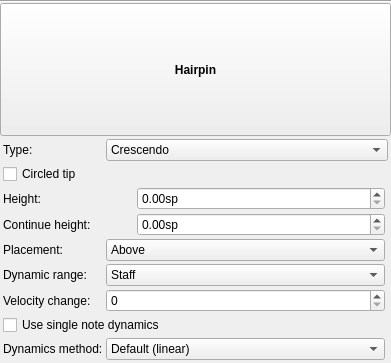
<?xml version="1.0" encoding="UTF-8"?>
<ui version="4.0">
 <class>InspectorHairpin</class>
 <widget class="QWidget" name="InspectorHairpin">
  <property name="geometry">
   <rect>
    <x>0</x>
    <y>0</y>
    <width>391</width>
    <height>363</height>
   </rect>
  </property>
  <property name="accessibleName">
   <string>Hairpin Inspector</string>
  </property>
  <layout class="QVBoxLayout" name="verticalLayout">
   <property name="spacing">
    <number>0</number>
   </property>
   <property name="leftMargin">
    <number>0</number>
   </property>
   <property name="topMargin">
    <number>0</number>
   </property>
   <property name="rightMargin">
    <number>0</number>
   </property>
   <property name="bottomMargin">
    <number>0</number>
   </property>
   <item>
    <widget class="QFrame" name="frame">
     <property name="frameShape">
      <enum>QFrame::HLine</enum>
     </property>
     <property name="frameShadow">
      <enum>QFrame::Sunken</enum>
     </property>
     <property name="lineWidth">
      <number>1</number>
     </property>
    </widget>
   </item>
   <item>
    <widget class="QToolButton" name="title">
     <property name="sizePolicy">
      <sizepolicy hsizetype="Preferred" vsizetype="Preferred">
       <horstretch>0</horstretch>
       <verstretch>0</verstretch>
      </sizepolicy>
     </property>
     <property name="font">
      <font>
       <weight>75</weight>
       <bold>true</bold>
      </font>
     </property>
     <property name="text">
      <string>Hairpin</string>
     </property>
    </widget>
   </item>
   <item>
    <widget class="QWidget" name="panel" native="true">
     <layout class="QGridLayout" name="gridLayout">
      <property name="leftMargin">
       <number>3</number>
      </property>
      <property name="topMargin">
       <number>3</number>
      </property>
      <property name="rightMargin">
       <number>3</number>
      </property>
      <property name="bottomMargin">
       <number>3</number>
      </property>
      <property name="spacing">
       <number>3</number>
      </property>
      <item row="10" column="2">
       <widget class="Ms::ResetButton" name="resetSingleNoteDynamics" native="true">
        <property name="sizePolicy">
         <sizepolicy hsizetype="Fixed" vsizetype="Preferred">
          <horstretch>0</horstretch>
          <verstretch>0</verstretch>
         </sizepolicy>
        </property>
        <property name="accessibleName">
         <string>Reset 'Use single note dynamics' value</string>
        </property>
       </widget>
      </item>
      <item row="11" column="1">
       <widget class="QComboBox" name="veloChangeMethod">
        <property name="sizePolicy">
         <sizepolicy hsizetype="Expanding" vsizetype="Fixed">
          <horstretch>0</horstretch>
          <verstretch>0</verstretch>
         </sizepolicy>
        </property>
        <property name="accessibleName">
         <string>Dynamics change method</string>
        </property>
        <item>
         <property name="text">
          <string>Default (linear)</string>
         </property>
        </item>
        <item>
         <property name="text">
          <string>Voice</string>
         </property>
        </item>
       </widget>
      </item>
      <item row="7" column="0">
       <widget class="QLabel" name="label_3">
        <property name="text">
         <string>Velocity change:</string>
        </property>
        <property name="alignment">
         <set>Qt::AlignLeading|Qt::AlignLeft|Qt::AlignVCenter</set>
        </property>
        <property name="buddy">
         <cstring>veloChange</cstring>
        </property>
       </widget>
      </item>
      <item row="5" column="2">
       <widget class="Ms::ResetButton" name="resetPlacement" native="true">
        <property name="sizePolicy">
         <sizepolicy hsizetype="Fixed" vsizetype="Preferred">
          <horstretch>0</horstretch>
          <verstretch>0</verstretch>
         </sizepolicy>
        </property>
        <property name="accessibleName">
         <string>Reset 'Placement' value</string>
        </property>
       </widget>
      </item>
      <item row="11" column="2">
       <widget class="Ms::ResetButton" name="resetVeloChangeMethod" native="true">
        <property name="sizePolicy">
         <sizepolicy hsizetype="Fixed" vsizetype="Preferred">
          <horstretch>0</horstretch>
          <verstretch>0</verstretch>
         </sizepolicy>
        </property>
        <property name="accessibleName">
         <string>Reset 'Dynamics method' value</string>
        </property>
       </widget>
      </item>
      <item row="6" column="1">
       <widget class="QComboBox" name="dynRange">
        <property name="sizePolicy">
         <sizepolicy hsizetype="Expanding" vsizetype="Fixed">
          <horstretch>0</horstretch>
          <verstretch>0</verstretch>
         </sizepolicy>
        </property>
        <property name="accessibleName">
         <string>Dynamic range</string>
        </property>
        <item>
         <property name="text">
          <string>Staff</string>
         </property>
        </item>
        <item>
         <property name="text">
          <string>Part</string>
         </property>
        </item>
        <item>
         <property name="text">
          <string>System</string>
         </property>
        </item>
        <item>
         <property name="text">
          <string>Voice</string>
         </property>
        </item>
       </widget>
      </item>
      <item row="5" column="1">
       <widget class="QComboBox" name="placement">
        <property name="sizePolicy">
         <sizepolicy hsizetype="Expanding" vsizetype="Fixed">
          <horstretch>0</horstretch>
          <verstretch>0</verstretch>
         </sizepolicy>
        </property>
        <property name="accessibleName">
         <string>Placement</string>
        </property>
        <item>
         <property name="text">
          <string>Above</string>
         </property>
        </item>
        <item>
         <property name="text">
          <string>Below</string>
         </property>
        </item>
       </widget>
      </item>
      <item row="6" column="2">
       <widget class="Ms::ResetButton" name="resetDynRange" native="true">
        <property name="sizePolicy">
         <sizepolicy hsizetype="Fixed" vsizetype="Preferred">
          <horstretch>0</horstretch>
          <verstretch>0</verstretch>
         </sizepolicy>
        </property>
        <property name="accessibleName">
         <string>Reset 'Dynamic range' value</string>
        </property>
       </widget>
      </item>
      <item row="7" column="1">
       <widget class="QSpinBox" name="veloChange">
        <property name="sizePolicy">
         <sizepolicy hsizetype="Expanding" vsizetype="Fixed">
          <horstretch>0</horstretch>
          <verstretch>0</verstretch>
         </sizepolicy>
        </property>
        <property name="accessibleName">
         <string>Velocity change</string>
        </property>
        <property name="maximum">
         <number>127</number>
        </property>
       </widget>
      </item>
      <item row="10" column="0" colspan="2">
       <widget class="QCheckBox" name="singleNoteDynamics">
        <property name="text">
         <string>Use single note dynamics</string>
        </property>
        <property name="checked">
         <bool>false</bool>
        </property>
       </widget>
      </item>
      <item row="6" column="0">
       <widget class="QLabel" name="label_2">
        <property name="text">
         <string>Dynamic range:</string>
        </property>
        <property name="alignment">
         <set>Qt::AlignLeading|Qt::AlignLeft|Qt::AlignVCenter</set>
        </property>
        <property name="buddy">
         <cstring>dynRange</cstring>
        </property>
       </widget>
      </item>
      <item row="5" column="0">
       <widget class="QLabel" name="label_6">
        <property name="text">
         <string>Placement:</string>
        </property>
        <property name="alignment">
         <set>Qt::AlignLeading|Qt::AlignLeft|Qt::AlignVCenter</set>
        </property>
        <property name="buddy">
         <cstring>placement</cstring>
        </property>
       </widget>
      </item>
      <item row="7" column="2">
       <widget class="Ms::ResetButton" name="resetVeloChange" native="true">
        <property name="sizePolicy">
         <sizepolicy hsizetype="Fixed" vsizetype="Preferred">
          <horstretch>0</horstretch>
          <verstretch>0</verstretch>
         </sizepolicy>
        </property>
        <property name="accessibleName">
         <string>Reset 'Velocity change' value</string>
        </property>
       </widget>
      </item>
      <item row="0" column="0">
       <widget class="QLabel" name="label_4">
        <property name="text">
         <string>Type:</string>
        </property>
        <property name="alignment">
         <set>Qt::AlignLeading|Qt::AlignLeft|Qt::AlignVCenter</set>
        </property>
        <property name="buddy">
         <cstring>hairpinType</cstring>
        </property>
       </widget>
      </item>
      <item row="11" column="0">
       <widget class="QLabel" name="labelVeloChangeMethod">
        <property name="text">
         <string>Dynamics method:</string>
        </property>
        <property name="alignment">
         <set>Qt::AlignLeading|Qt::AlignLeft|Qt::AlignVCenter</set>
        </property>
        <property name="buddy">
         <cstring>veloChangeMethod</cstring>
        </property>
       </widget>
      </item>
      <item row="1" column="0" colspan="3">
       <widget class="QWidget" name="gridWidget" native="true">
        <layout class="QGridLayout" name="gridLayout_2">
         <property name="leftMargin">
          <number>0</number>
         </property>
         <property name="topMargin">
          <number>0</number>
         </property>
         <property name="rightMargin">
          <number>0</number>
         </property>
         <property name="bottomMargin">
          <number>0</number>
         </property>
         <property name="spacing">
          <number>3</number>
         </property>
         <item row="2" column="3">
          <widget class="Ms::ResetButton" name="resetHairpinContHeight" native="true">
           <property name="sizePolicy">
            <sizepolicy hsizetype="Fixed" vsizetype="Preferred">
             <horstretch>0</horstretch>
             <verstretch>0</verstretch>
            </sizepolicy>
           </property>
           <property name="accessibleName">
            <string>Reset 'Continue height' value</string>
           </property>
          </widget>
         </item>
         <item row="1" column="0">
          <widget class="QLabel" name="heightLabel">
           <property name="text">
            <string>Height:</string>
           </property>
           <property name="alignment">
            <set>Qt::AlignLeading|Qt::AlignLeft|Qt::AlignVCenter</set>
           </property>
          </widget>
         </item>
         <item row="0" column="0" colspan="3">
          <widget class="QCheckBox" name="hairpinCircledTip">
           <property name="focusPolicy">
            <enum>Qt::TabFocus</enum>
           </property>
           <property name="text">
            <string>Circled tip</string>
           </property>
          </widget>
         </item>
         <item row="1" column="3">
          <widget class="Ms::ResetButton" name="resetHairpinHeight" native="true">
           <property name="sizePolicy">
            <sizepolicy hsizetype="Fixed" vsizetype="Preferred">
             <horstretch>0</horstretch>
             <verstretch>0</verstretch>
            </sizepolicy>
           </property>
           <property name="accessibleName">
            <string>Reset 'Height' value</string>
           </property>
          </widget>
         </item>
         <item row="2" column="0">
          <widget class="QLabel" name="contHeightLabel">
           <property name="text">
            <string>Continue height:</string>
           </property>
           <property name="alignment">
            <set>Qt::AlignLeading|Qt::AlignLeft|Qt::AlignVCenter</set>
           </property>
          </widget>
         </item>
         <item row="0" column="3">
          <widget class="Ms::ResetButton" name="resetHairpinCircledTip" native="true">
           <property name="sizePolicy">
            <sizepolicy hsizetype="Fixed" vsizetype="Preferred">
             <horstretch>0</horstretch>
             <verstretch>0</verstretch>
            </sizepolicy>
           </property>
           <property name="accessibleName">
            <string>Reset 'Circled tip' value</string>
           </property>
          </widget>
         </item>
         <item row="2" column="2">
          <widget class="QDoubleSpinBox" name="hairpinContHeight">
           <property name="sizePolicy">
            <sizepolicy hsizetype="Expanding" vsizetype="Fixed">
             <horstretch>0</horstretch>
             <verstretch>0</verstretch>
            </sizepolicy>
           </property>
           <property name="accessibleName">
            <string>Continue height</string>
           </property>
           <property name="suffix">
            <string>sp</string>
           </property>
           <property name="singleStep">
            <double>0.100000000000000</double>
           </property>
          </widget>
         </item>
         <item row="1" column="2">
          <widget class="QDoubleSpinBox" name="hairpinHeight">
           <property name="sizePolicy">
            <sizepolicy hsizetype="Expanding" vsizetype="Fixed">
             <horstretch>0</horstretch>
             <verstretch>0</verstretch>
            </sizepolicy>
           </property>
           <property name="accessibleName">
            <string>Height</string>
           </property>
           <property name="suffix">
            <string>sp</string>
           </property>
           <property name="singleStep">
            <double>0.100000000000000</double>
           </property>
          </widget>
         </item>
         <item row="1" column="1">
          <spacer name="horizontalSpacer">
           <property name="orientation">
            <enum>Qt::Horizontal</enum>
           </property>
           <property name="sizeType">
            <enum>QSizePolicy::Preferred</enum>
           </property>
           <property name="sizeHint" stdset="0">
            <size>
             <width>40</width>
             <height>20</height>
            </size>
           </property>
          </spacer>
         </item>
        </layout>
       </widget>
      </item>
      <item row="0" column="1" colspan="2">
       <widget class="QComboBox" name="hairpinType">
        <property name="sizePolicy">
         <sizepolicy hsizetype="Expanding" vsizetype="Fixed">
          <horstretch>0</horstretch>
          <verstretch>0</verstretch>
         </sizepolicy>
        </property>
        <property name="accessibleName">
         <string>Type</string>
        </property>
        <item>
         <property name="text">
          <string notr="true">Crescendo</string>
         </property>
        </item>
        <item>
         <property name="text">
          <string notr="true">Decrescendo</string>
         </property>
        </item>
        <item>
         <property name="text">
          <string notr="true">Crescendo Line</string>
         </property>
        </item>
        <item>
         <property name="text">
          <string notr="true">Decrescendo Line</string>
         </property>
        </item>
       </widget>
      </item>
     </layout>
    </widget>
   </item>
  </layout>
 </widget>
 <customwidgets>
  <customwidget>
   <class>Ms::ResetButton</class>
   <extends>QWidget</extends>
   <header>inspector/resetButton.h</header>
   <container>1</container>
  </customwidget>
 </customwidgets>
 <tabstops>
  <tabstop>title</tabstop>
  <tabstop>hairpinType</tabstop>
  <tabstop>hairpinCircledTip</tabstop>
  <tabstop>hairpinHeight</tabstop>
  <tabstop>hairpinContHeight</tabstop>
  <tabstop>placement</tabstop>
  <tabstop>dynRange</tabstop>
  <tabstop>veloChange</tabstop>
  <tabstop>singleNoteDynamics</tabstop>
  <tabstop>veloChangeMethod</tabstop>
 </tabstops>
 <resources/>
 <connections>
  <connection>
   <sender>singleNoteDynamics</sender>
   <signal>toggled(bool)</signal>
   <receiver>label_7</receiver>
   <slot>setEnabled(bool)</slot>
   <hints>
    <hint type="sourcelabel">
     <x>83</x>
     <y>325</y>
    </hint>
    <hint type="destinationlabel">
     <x>83</x>
     <y>346</y>
    </hint>
   </hints>
  </connection>
  <connection>
   <sender>singleNoteDynamics</sender>
   <signal>toggled(bool)</signal>
   <receiver>veloChangeMethod</receiver>
   <slot>setEnabled(bool)</slot>
   <hints>
    <hint type="sourcelabel">
     <x>176</x>
     <y>325</y>
    </hint>
    <hint type="destinationlabel">
     <x>176</x>
     <y>336</y>
    </hint>
   </hints>
  </connection>
  <connection>
   <sender>singleNoteDynamics</sender>
   <signal>toggled(bool)</signal>
   <receiver>resetVeloChangeMethod</receiver>
   <slot>setEnabled(bool)</slot>
   <hints>
    <hint type="sourcelabel">
     <x>335</x>
     <y>321</y>
    </hint>
    <hint type="destinationlabel">
     <x>377</x>
     <y>358</y>
    </hint>
   </hints>
  </connection>
 </connections>
</ui>
